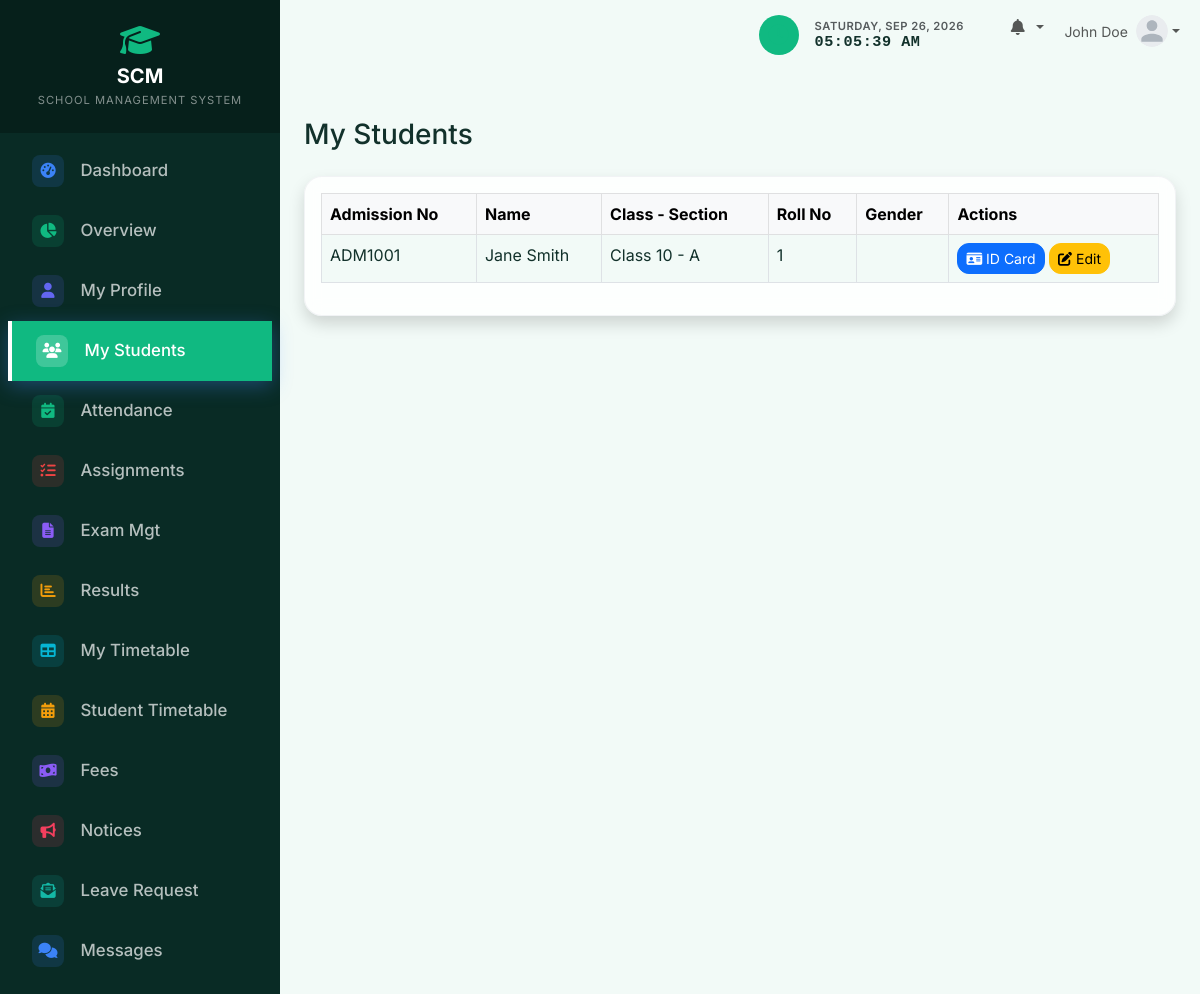
The app's page /teacher/students.php (signed in) with its own data.
### tables this page shows
CREATE TABLE IF NOT EXISTS settings (
    setting_key VARCHAR(50) PRIMARY KEY,
    setting_value TEXT
);

CREATE TABLE IF NOT EXISTS students (
    id INT AUTO_INCREMENT PRIMARY KEY,
    user_id INT NOT NULL,
    admission_no VARCHAR(20) NOT NULL UNIQUE,
    roll_number INT,
    first_name VARCHAR(50) NOT NULL,
    last_name VARCHAR(50) NOT NULL,
    gender ENUM('Male', 'Female', 'Other'),
    dob DATE,
    blood_group VARCHAR(10),
    phone VARCHAR(20),
    address TEXT,
    city VARCHAR(50),
    state VARCHAR(50),
    parent_name VARCHAR(100),
    parent_phone VARCHAR(20),
    class_id INT NOT NULL,
    section_id INT NOT NULL,
    admission_date DATE,
    profile_photo VARCHAR(255),
    status ENUM('active', 'inactive') DEFAULT 'active',
    created_at TIMESTAMP DEFAULT CURRENT_TIMESTAMP,
    updated_at TIMESTAMP DEFAULT CURRENT_TIMESTAMP ON UPDATE CURRENT_TIMESTAMP,
    FOREIGN KEY (user_id) REFERENCES users(id) ON DELETE CASCADE,
    FOREIGN KEY (class_id) REFERENCES classes(id) ON DELETE RESTRICT,
    FOREIGN KEY (section_id) REFERENCES sections(id) ON DELETE RESTRICT
);

CREATE TABLE IF NOT EXISTS classes (
    id INT AUTO_INCREMENT PRIMARY KEY,
    name VARCHAR(50) NOT NULL UNIQUE,
    created_at TIMESTAMP DEFAULT CURRENT_TIMESTAMP
);

CREATE TABLE IF NOT EXISTS sections (
    id INT AUTO_INCREMENT PRIMARY KEY,
    class_id INT NOT NULL,
    name VARCHAR(50) NOT NULL,
    created_at TIMESTAMP DEFAULT CURRENT_TIMESTAMP,
    FOREIGN KEY (class_id) REFERENCES classes(id) ON DELETE CASCADE,
    UNIQUE KEY unique_class_section (class_id, name)
);

### config/functions.php (called while the page is built, shortened)
<?php
function get_setting($pdo, $key, $default = '') {
    $stmt = $pdo->prepare("SELECT setting_value FROM settings WHERE setting_key = ?");
    $stmt->execute([$key]);
    $result = $stmt->fetch();
    return $result ? $result['setting_value'] : $default;
}
?>

### teacher/students.php (the view, shortened to what this page needs)
<?php
require_once '../config/database.php';
require_once '../config/functions.php';
$stmt = $pdo->query("SELECT s.*, c.name as class_name, sec.name as section_name
                     FROM students s
                     LEFT JOIN classes c ON s.class_id = c.id
                     LEFT JOIN sections sec ON s.section_id = sec.id
                     ORDER BY c.name, sec.name, s.first_name");
$students = $stmt->fetchAll();
include '../includes/header.php';
?>
<div class="d-sm-flex align-items-center justify-content-between mb-4">
    <h1 class="h3 mb-0 text-gray-800">My Students</h1>
</div>
<div class="card shadow mb-4">
    <div class="card-body">
        <div class="table-responsive">
            <table class="table table-bordered table-hover" id="dataTable" width="100%" cellspacing="0">
                <thead class="table-light">
                    <tr>
                        <th>Admission No</th>
                        <th>Name</th>
                        <th>Class - Section</th>
                        <th>Roll No</th>
                        <th>Gender</th>
                        <th>Actions</th>
                    </tr>
                </thead>
                <tbody>
                    <?php foreach ($students as $s): ?>
                        <tr>
                            <td><?= htmlspecialchars($s['admission_no']) ?></td>
                            <td><?= htmlspecialchars($s['first_name'] . ' ' . $s['last_name']) ?></td>
                            <td><?= htmlspecialchars($s['class_name'] . ' - ' . $s['section_name']) ?></td>
                            <td><?= htmlspecialchars($s['roll_number']) ?></td>
                            <td><?= htmlspecialchars($s['gender']) ?></td>
                            <td>
                                <a href="id_card.php?id=<?= $s['id'] ?>" class="btn btn-primary btn-sm" title="ID Card"><i class="fas fa-id-card"></i> ID Card</a>
                                <a href="edit_student.php?id=<?= $s['id'] ?>" class="btn btn-warning btn-sm" title="Edit Student"><i class="fas fa-edit"></i> Edit</a>
                            </td>
                        </tr>
                    <?php endforeach; ?>
                </tbody>
            </table>
        </div>
    </div>
</div>
<?php include '../includes/footer.php'; ?>

### includes/sidebar.php (shortened to what this page needs)
<?php
$current_page = $_SERVER['REQUEST_URI'];
$sidebar_school_name = get_setting($pdo, 'school_name', 'SCM - SCHOOL MANAGEMENT');
$name_parts = explode(' - ', $sidebar_school_name, 2);
$main_name = $name_parts[0];
$sub_name = isset($name_parts[1]) ? $name_parts[1] : '';
?>
<nav id="sidebar" class="text-white">
    <div class="sidebar-header p-4 text-center">
        <a href="<?= BASE_URL ?>/index.php" class="text-white text-decoration-none d-flex flex-column align-items-center">
            <i class="fas fa-graduation-cap fa-2x mb-2 text-primary"></i>
            <h5 class="mb-0 fw-bold tracking-wide"><?= htmlspecialchars($main_name) ?></h5>
            <?php if ($sub_name): ?>
            <small class="text-white-50 mt-1" style="font-size: 0.7rem; letter-spacing: 1px;"><?= htmlspecialchars(strtoupper($sub_name)) ?></small>
            <?php endif; ?>
        </a>
    </div>
    <ul class="list-unstyled components p-2">
        <?php if ($_SESSION['user_role'] === 'admin'): ?>
            <li class="<?= strpos($current_page, '/admin/dashboard.php') !== false ? 'active' : '' ?>">
                <a href="<?= BASE_URL ?>/admin/dashboard.php"><i class="fas fa-fw fa-tachometer-alt me-2"></i> Dashboard</a>
            </li>
            <li class="<?= strpos($current_page, '/admin/overview.php') !== false ? 'active' : '' ?>">
                <a href="<?= BASE_URL ?>/admin/overview.php"><i class="fas fa-fw fa-chart-pie me-2"></i> Overview</a>
            </li>
            <?php
                $is_users_active = strpos($current_page, '/admin/admins/') !== false || strpos($current_page, '/admin/roles/') !== false || strpos($current_page, '/admin/students/') !== false || strpos($current_page, '/admin/teachers/') !== false || strpos($current_page, '/admin/parents/') !== false;
            ?>
            <li class="<?= $is_users_active ? 'active' : '' ?>">
                <a href="#usersSubmenu" data-bs-toggle="collapse" aria-expanded="<?= $is_users_active ? 'true' : 'false' ?>" class="manage-users-btn <?= $is_users_active ? '' : 'collapsed' ?>" style="text-decoration: none;">
                    <i class="fas fa-fw fa-users-cog"></i>
                    <span>Manage Users</span>
                    <i class="fas fa-chevron-down dropdown-arrow"></i>
                </a>
                <ul class="collapse list-unstyled <?= $is_users_active ? 'show' : '' ?>" id="usersSubmenu" style="padding-left: 1.5rem;">
                    <li class="<?= strpos($current_page, '/admin/roles/') !== false ? 'active' : '' ?>"><a href="<?= BASE_URL ?>/admin/roles/"><i class="fas fa-fw fa-key me-2"></i> Roles & Permissions</a></li>
                    <li class="<?= strpos($current_page, '/admin/admins/') !== false ? 'active' : '' ?>"><a href="<?= BASE_URL ?>/admin/admins/"><i class="fas fa-fw fa-user-shield me-2"></i> Admins</a></li>
                    <li class="<?= strpos($current_page, '/admin/students/') !== false ? 'active' : '' ?>"><a href="<?= BASE_URL ?>/admin/students/" class="students-active"><i class="fas fa-fw fa-user-graduate me-2"></i> Students</a></li>
                    <li class="<?= strpos($current_page, '/admin/teachers/') !== false ? 'active' : '' ?>"><a href="<?= BASE_URL ?>/admin/teachers/"><i class="fas fa-fw fa-chalkboard-teacher me-2"></i> Teachers</a></li>
                    <li class="<?= strpos($current_page, '/admin/parents/') !== false ? 'active' : '' ?>"><a href="<?= BASE_URL ?>/admin/parents/"><i class="fas fa-fw fa-users me-2"></i> Parents</a></li>
                </ul>
            </li>
            <li class="<?= strpos($current_page, '/admin/classes/') !== false ? 'active' : '' ?>"><a href="<?= BASE_URL ?>/admin/classes/"><i class="fas fa-fw fa-chalkboard me-2"></i> Classes</a></li>
            <li class="<?= strpos($current_page, '/admin/sections/') !== false ? 'active' : '' ?>"><a href="<?= BASE_URL ?>/admin/sections/"><i class="fas fa-fw fa-layer-group me-2"></i> Sections</a></li>
            <li class="<?= strpos($current_page, '/admin/subjects/') !== false ? 'active' : '' ?>"><a href="<?= BASE_URL ?>/admin/subjects/"><i class="fas fa-fw fa-book me-2"></i> Subjects</a></li>
            <li class="<?= strpos($current_page, '/admin/attendance/') !== false ? 'active' : '' ?>"><a href="<?= BASE_URL ?>/admin/attendance/"><i class="fas fa-fw fa-calendar-check me-2"></i> Attendance</a></li>
            <li class="<?= strpos($current_page, '/admin/exams/') !== false ? 'active' : '' ?>"><a href="<?= BASE_URL ?>/admin/exams/"><i class="fas fa-fw fa-file-alt me-2"></i> Exams</a></li>
            <li class="<?= strpos($current_page, '/admin/results/') !== false ? 'active' : '' ?>"><a href="<?= BASE_URL ?>/admin/results/"><i class="fas fa-fw fa-chart-bar me-2"></i> Results</a></li>
            <li class="<?= strpos($current_page, '/admin/assignments/') !== false ? 'active' : '' ?>"><a href="<?= BASE_URL ?>/admin/assignments/"><i class="fas fa-fw fa-tasks me-2"></i> Assignments</a></li>
            <li class="<?= strpos($current_page, '/admin/timetable/') !== false ? 'active' : '' ?>"><a href="<?= BASE_URL ?>/admin/timetable/"><i class="fas fa-fw fa-table me-2"></i> Timetable</a></li>
            <li class="<?= strpos($current_page, '/admin/fees/') !== false ? 'active' : '' ?>"><a href="<?= BASE_URL ?>/admin/fees/"><i class="fas fa-fw fa-money-bill-wave me-2"></i> Fees</a></li>
            <li class="<?= strpos($current_page, '/admin/notices/') !== false ? 'active' : '' ?>"><a href="<?= BASE_URL ?>/admin/notices/"><i class="fas fa-fw fa-bullhorn me-2"></i> Notices</a></li>
            <li class="<?= strpos($current_page, '/admin/events/') !== false ? 'active' : '' ?>"><a href="<?= BASE_URL ?>/admin/events/"><i class="fas fa-fw fa-calendar-alt me-2"></i> Events</a></li>
            <li class="<?= strpos($current_page, '/admin/leaves/') !== false ? 'active' : '' ?>"><a href="<?= BASE_URL ?>/admin/leaves/"><i class="fas fa-fw fa-envelope-open-text me-2"></i> Leave Mgt</a></li>
            <li class="<?= strpos($current_page, '/admin/messages/') !== false ? 'active' : '' ?>"><a href="<?= BASE_URL ?>/admin/messages/"><i class="fas fa-fw fa-comments me-2"></i> Messages</a></li>
            <li class="<?= strpos($current_page, '/admin/reports/') !== false ? 'active' : '' ?>"><a href="<?= BASE_URL ?>/admin/reports/"><i class="fas fa-fw fa-chart-pie me-2"></i> Reports</a></li>
            <li class="<?= strpos($current_page, '/admin/settings/') !== false ? 'active' : '' ?>"><a href="<?= BASE_URL ?>/admin/settings/"><i class="fas fa-fw fa-cogs me-2"></i> Settings</a></li>
        <?php elseif ($_SESSION['user_role'] === 'teacher'): ?>
            <li class="<?= strpos($current_page, '/teacher/dashboard.php') !== false ? 'active' : '' ?>">
                <a href="<?= BASE_URL ?>/teacher/dashboard.php"><i class="fas fa-fw fa-tachometer-alt me-2"></i> Dashboard</a>
            </li>
            <li class="<?= strpos($current_page, '/teacher/overview.php') !== false ? 'active' : '' ?>">
                <a href="<?= BASE_URL ?>/teacher/overview.php"><i class="fas fa-fw fa-chart-pie me-2"></i> Overview</a>
            </li>
            <li class="<?= strpos($current_page, '/teacher/profile.php') !== false ? 'active' : '' ?>"><a href="<?= BASE_URL ?>/teacher/profile.php"><i class="fas fa-fw fa-user me-2"></i> My Profile</a></li>
            <li class="<?= strpos($current_page, '/teacher/students.php') !== false ? 'active' : '' ?>"><a href="<?= BASE_URL ?>/teacher/students.php"><i class="fas fa-fw fa-users me-2"></i> My Students</a></li>
            <li class="<?= strpos($current_page, '/teacher/attendance.php') !== false ? 'active' : '' ?>"><a href="<?= BASE_URL ?>/teacher/attendance.php"><i class="fas fa-fw fa-calendar-check me-2"></i> Attendance</a></li>
            <li class="<?= strpos($current_page, '/teacher/assignments.php') !== false ? 'active' : '' ?>"><a href="<?= BASE_URL ?>/teacher/assignments.php"><i class="fas fa-fw fa-tasks me-2"></i> Assignments</a></li>
            <li class="<?= strpos($current_page, '/teacher/exams.php') !== false ? 'active' : '' ?>"><a href="<?= BASE_URL ?>/teacher/exams.php"><i class="fas fa-fw fa-file-alt me-2"></i> Exam Mgt</a></li>
            <li class="<?= strpos($current_page, '/teacher/results.php') !== false ? 'active' : '' ?>"><a href="<?= BASE_URL ?>/teacher/results.php"><i class="fas fa-fw fa-chart-bar me-2"></i> Results</a></li>
            <li class="<?= strpos($current_page, '/teacher/timetable.php') !== false ? 'active' : '' ?>"><a href="<?= BASE_URL ?>/teacher/timetable.php"><i class="fas fa-fw fa-table me-2"></i> My Timetable</a></li>
            <li class="<?= strpos($current_page, '/teacher/student_timetable.php') !== false ? 'active' : '' ?>"><a href="<?= BASE_URL ?>/teacher/student_timetable.php"><i class="fas fa-fw fa-calendar-alt me-2"></i> Student Timetable</a></li>
            <li class="<?= strpos($current_page, '/teacher/fees.php') !== false ? 'active' : '' ?>"><a href="<?= BASE_URL ?>/teacher/fees.php"><i class="fas fa-fw fa-money-bill-wave me-2"></i> Fees</a></li>
            <li class="<?= strpos($current_page, '/teacher/notices.php') !== false ? 'active' : '' ?>"><a href="<?= BASE_URL ?>/teacher/notices.php"><i class="fas fa-fw fa-bullhorn me-2"></i> Notices</a></li>
            <li class="<?= strpos($current_page, '/teacher/leaves.php') !== false ? 'active' : '' ?>"><a href="<?= BASE_URL ?>/teacher/leaves.php"><i class="fas fa-fw fa-envelope-open-text me-2"></i> Leave Request</a></li>
            <li class="<?= strpos($current_page, '/teacher/messages.php') !== false ? 'active' : '' ?>"><a href="<?= BASE_URL ?>/teacher/messages.php"><i class="fas fa-fw fa-comments me-2"></i> Messages</a></li>
        <?php endif; ?>
    </ul>
</nav>

### records on screen
settings: setting_value "SCM", setting_value "SCHOOL MANAGEMENT SYSTEM"
students: admission_no "ADM1001", first_name+last_name "Jane Smith", class.name "Class 10 - A", roll_number "1"

### other values on screen
$_SESSION['name'] "John Doe"
